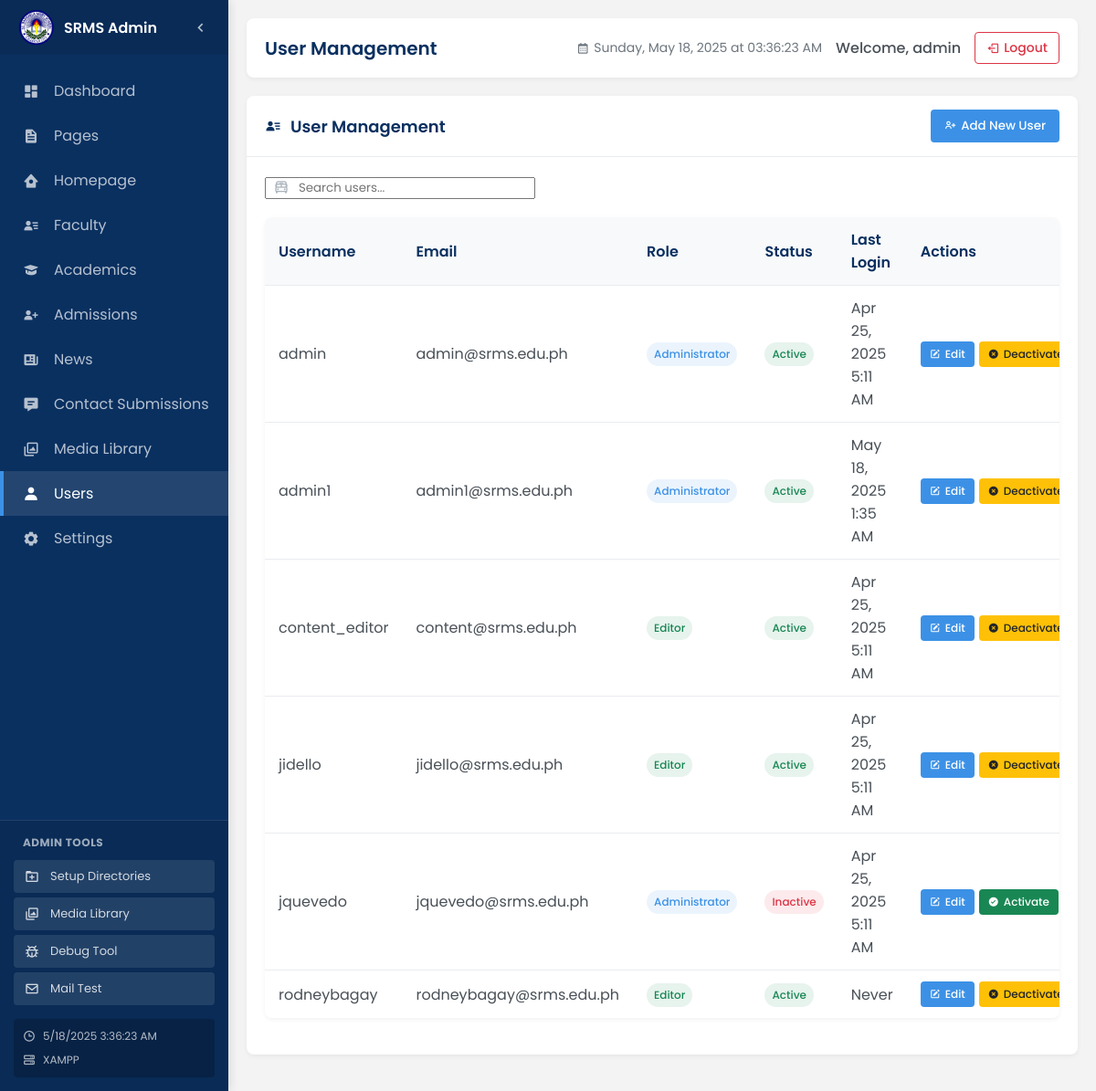
The page /admin/users.php (signed in) on the database its author committed.
### tables this page shows
CREATE TABLE `users` (
  `id` int(11) NOT NULL,
  `username` varchar(50) NOT NULL,
  `password` varchar(255) NOT NULL,
  `email` varchar(100) NOT NULL,
  `role` enum('admin','editor','content_manager') NOT NULL DEFAULT 'editor',
  `active` tinyint(1) DEFAULT 1,
  `last_login` datetime DEFAULT NULL,
  `created_at` timestamp NOT NULL DEFAULT current_timestamp(),
  `updated_at` timestamp NOT NULL DEFAULT current_timestamp() ON UPDATE current_timestamp()
);

### includes/db.php (called while the page is built, shortened)
<?php
class Database {
    private $connection;
    private function connect() {
        $host = DB_SERVER;
        $user = DB_USERNAME;
        $pass = DB_PASSWORD;
        $db = DB_NAME;
        $port = defined('DB_PORT') ? DB_PORT : '3306';
        $this->connection = new mysqli($host, $user, $pass, $db, $port);
        $this->connection->set_charset('utf8mb4');
    }
    public function query($sql) {
        $result = $this->connection->query($sql);
        return $result;
    }
    public function fetch_all($sql) {
        $result = $this->query($sql);
        $rows = [];
        if ($result) {
            while ($row = $result->fetch_assoc()) {
                $rows[] = $row;
            }
        }
        return $rows;
    }
}

### admin/users.php (the view, shortened to what this page needs)
<?php
include_once '../includes/db.php';
$db = new Database();
$users = $db->fetch_all("SELECT * FROM users ORDER BY username");
?>
<div class="panel">
    <div class="panel-header">
        <h3 class="panel-title"><i class='bx bxs-user-detail'></i> User Management</h3>
        <div class="panel-actions">
            <button type="button" class="btn btn-primary" id="addUserBtn">
                <i class='bx bx-user-plus'></i> Add New User
            </button>
        </div>
    </div>
    <div class="panel-body">
        <div class="search-box mb-3">
            <input type="text" id="searchInput" class="form-control" placeholder="Search users...">
        </div>
        <div class="table-container">
            <table class="table" id="usersTable">
                <thead>
                    <tr>
                        <th>Username</th>
                        <th>Email</th>
                        <th>Role</th>
                        <th>Status</th>
                        <th>Last Login</th>
                        <th>Actions</th>
                    </tr>
                </thead>
                <tbody>
                    <?php if(empty($users)): ?>
                    <tr>
                        <td colspan="6" class="text-center">
                            <div class="empty-state">
                                <i class='bx bx-user-x'></i>
                                <p>No users found.</p>
                            </div>
                        </td>
                    </tr>
                    <?php else: ?>
                        <?php foreach($users as $user): ?>
                        <tr>
                            <td><?php echo htmlspecialchars($user['username']); ?></td>
                            <td><?php echo htmlspecialchars($user['email']); ?></td>
                            <td>
                                <span class="badge badge-<?php
                                    echo $user['role'] === 'admin' ? 'primary' :
                                        ($user['role'] === 'editor' ? 'success' : 'warning');
                                ?>">
                                    <?php
                                        switch($user['role']) {
                                            case 'admin':
                                                echo 'Administrator';
                                                break;
                                            default:
                                                echo 'Editor';
                                        }
                                    ?>
                                </span>
                            </td>
                            <td>
                                <span class="badge badge-<?php echo $user['active'] ? 'success' : 'danger'; ?>">
                                    <?php echo $user['active'] ? 'Active' : 'Inactive'; ?>
                                </span>
                            </td>
                            <td>
                                <?php echo $user['last_login'] ? date('M j, Y g:i A', strtotime($user['last_login'])) : 'Never'; ?>
                            </td>
                            <td>
                                <div class="action-buttons">
                                    <button type="button" class="btn btn-primary btn-sm edit-user-btn" data-id="<?php echo $user['id']; ?>">
                                        <i class='bx bxs-edit'></i> Edit
                                    </button>
                                    <?php if($user['id'] !== (int)$_SESSION['admin_user_id']): ?>
                                        <?php if($user['active']): ?>
                                            <a href="users.php?action=toggle_status&id=<?php echo $user['id']; ?>" class="btn btn-warning btn-sm" onclick="return confirm('Are you sure you want to deactivate this user?')">
                                                <i class='bx bxs-x-circle'></i> Deactivate
                                            </a>
                                        <?php else: ?>
                                            <a href="users.php?action=toggle_status&id=<?php echo $user['id']; ?>" class="btn btn-success btn-sm">
                                                <i class='bx bxs-check-circle'></i> Activate
                                            </a>
                                        <?php endif; ?>
                                    <?php endif; ?>
                                </div>
                            </td>
                        </tr>
                        <?php endforeach; ?>
                    <?php endif; ?>
                </tbody>
            </table>
        </div>
    </div>
</div>
<?php
include 'layout.php';
?>

### assets/css/styles.css (style rules this page uses)
:root { --poppins: 'Poppins', sans-serif; --lato: 'Lato', sans-serif; --light: #F9F9F9; --blue: #3C91E6; --light-blue: #CFE8FF; --grey: #EEE; --dark-grey: #AAAAAA; --dark: #342E37; --red: #DB504A; --yellow: #FFCE26; --light-yellow: #FFF2C6; --orange: #FD7238; --light-orange: #FFE0D3; --dark-blue: #156ec7; --green: #0aaa2dd7; --primary: #003366; --secondary: #156ec7; }
* { margin: 0; padding: 0; box-sizing: border-box; font-family: var(--poppins); }
body { background-color: #f3f3f3; color: #222222; }
a { text-decoration: none; }

### assets/css/admin-dashboard.css (style rules this page uses)
:root { --sidebar-width: 250px; --sidebar-collapsed-width: 70px; --primary-color: #0a3060; --primary-light: #3C91E6; --secondary-color: #f8f9fa; --success-color: #198754; --danger-color: #dc3545; --warning-color: #ffc107; --text-color: #495057; --border-color: #e9ecef; --sidebar-transition: all 0.3s ease; --box-shadow: 0 2px 5px rgba(0,0,0,0.05); --header-height: 60px; }
body { font-family: 'Poppins', sans-serif; margin: 0; padding: 0; background-color: #f3f3f3; overflow-x: hidden; color: var(--text-color); }
.panel { background-color: #fff; border-radius: 8px; box-shadow: var(--box-shadow); margin-bottom: 20px; overflow: hidden; }
.panel-header { padding: 15px 20px; border-bottom: 1px solid var(--border-color); display: flex; justify-content: space-between; align-items: center; }
.panel-title { margin: 0; color: var(--primary-color); font-size: 18px; font-weight: 600; display: flex; align-items: center; }
.panel-title i { margin-right: 10px; }
.panel-actions { display: flex; gap: 10px; }
.panel-body { padding: 20px; }
.btn { display: inline-flex; align-items: center; justify-content: center; padding: 8px 15px; border-radius: 4px; font-weight: 500; cursor: pointer; transition: all 0.2s; border: none; text-decoration: none; }
.btn i { margin-right: 5px; }
.btn-primary { background-color: var(--primary-light); color: white; }
.btn-success { background-color: var(--success-color); color: white; }
.btn-warning { background-color: var(--warning-color); color: #212529; }
.btn-sm { padding: 5px 10px; font-size: 12px; }
.table-container { border-radius: 8px; overflow: hidden; box-shadow: var(--box-shadow); margin-bottom: 20px; }
.table { width: 100%; border-collapse: collapse; background-color: white; }
.table th, .table td { padding: 12px 15px; text-align: left; border-bottom: 1px solid var(--border-color); }
.table th { font-weight: 600; color: var(--primary-color); background-color: #f8f9fa; }
.table tr:last-child td { border-bottom: none; }
.badge { display: inline-block; padding: 4px 8px; border-radius: 50px; font-size: 12px; font-weight: 500; }
.badge-primary { background-color: rgba(60, 145, 230, 0.1); color: var(--primary-light); }
.badge-success { background-color: rgba(25, 135, 84, 0.1); color: var(--success-color); }
.badge-danger { background-color: rgba(220, 53, 69, 0.1); color: var(--danger-color); }

### admin/users.php (style rules this page uses)
.search-box { position: relative; margin-bottom: 20px; }
.search-box input { padding-left: 35px; }
.search-box::before { content: '\ea11'; font-family: 'boxicons'; position: absolute; left: 10px; top: 50%; transform: translateY(-50%); color: #adb5bd; }
.action-buttons { display: flex; gap: 5px; }

### rows shown on the page
users: username "admin", email "admin@srms.edu.ph", role "Administrator", active "Active", last_login "Apr 25, 2025 5:11 AM"
users: username "admin1", email "admin1@srms.edu.ph", role "Administrator", active "Active", last_login "May 18, 2025 1:35 AM"
users: username "content_editor", email "content@srms.edu.ph", role "Editor", active "Active", last_login "Apr 25, 2025 5:11 AM"
users: username "jidello", email "jidello@srms.edu.ph", role "Editor", active "Active", last_login "Apr 25, 2025 5:11 AM"
users: username "jquevedo", email "jquevedo@srms.edu.ph", role "Administrator", active "Inactive", last_login "Apr 25, 2025 5:11 AM"
users: username "rodneybagay", email "rodneybagay@srms.edu.ph", role "Editor", active "Active", shows "Never"

### other values the page prints
SERVER_TYPE "XAMPP"
$page_title "User Management"
$_SESSION['admin_username'] "admin"
